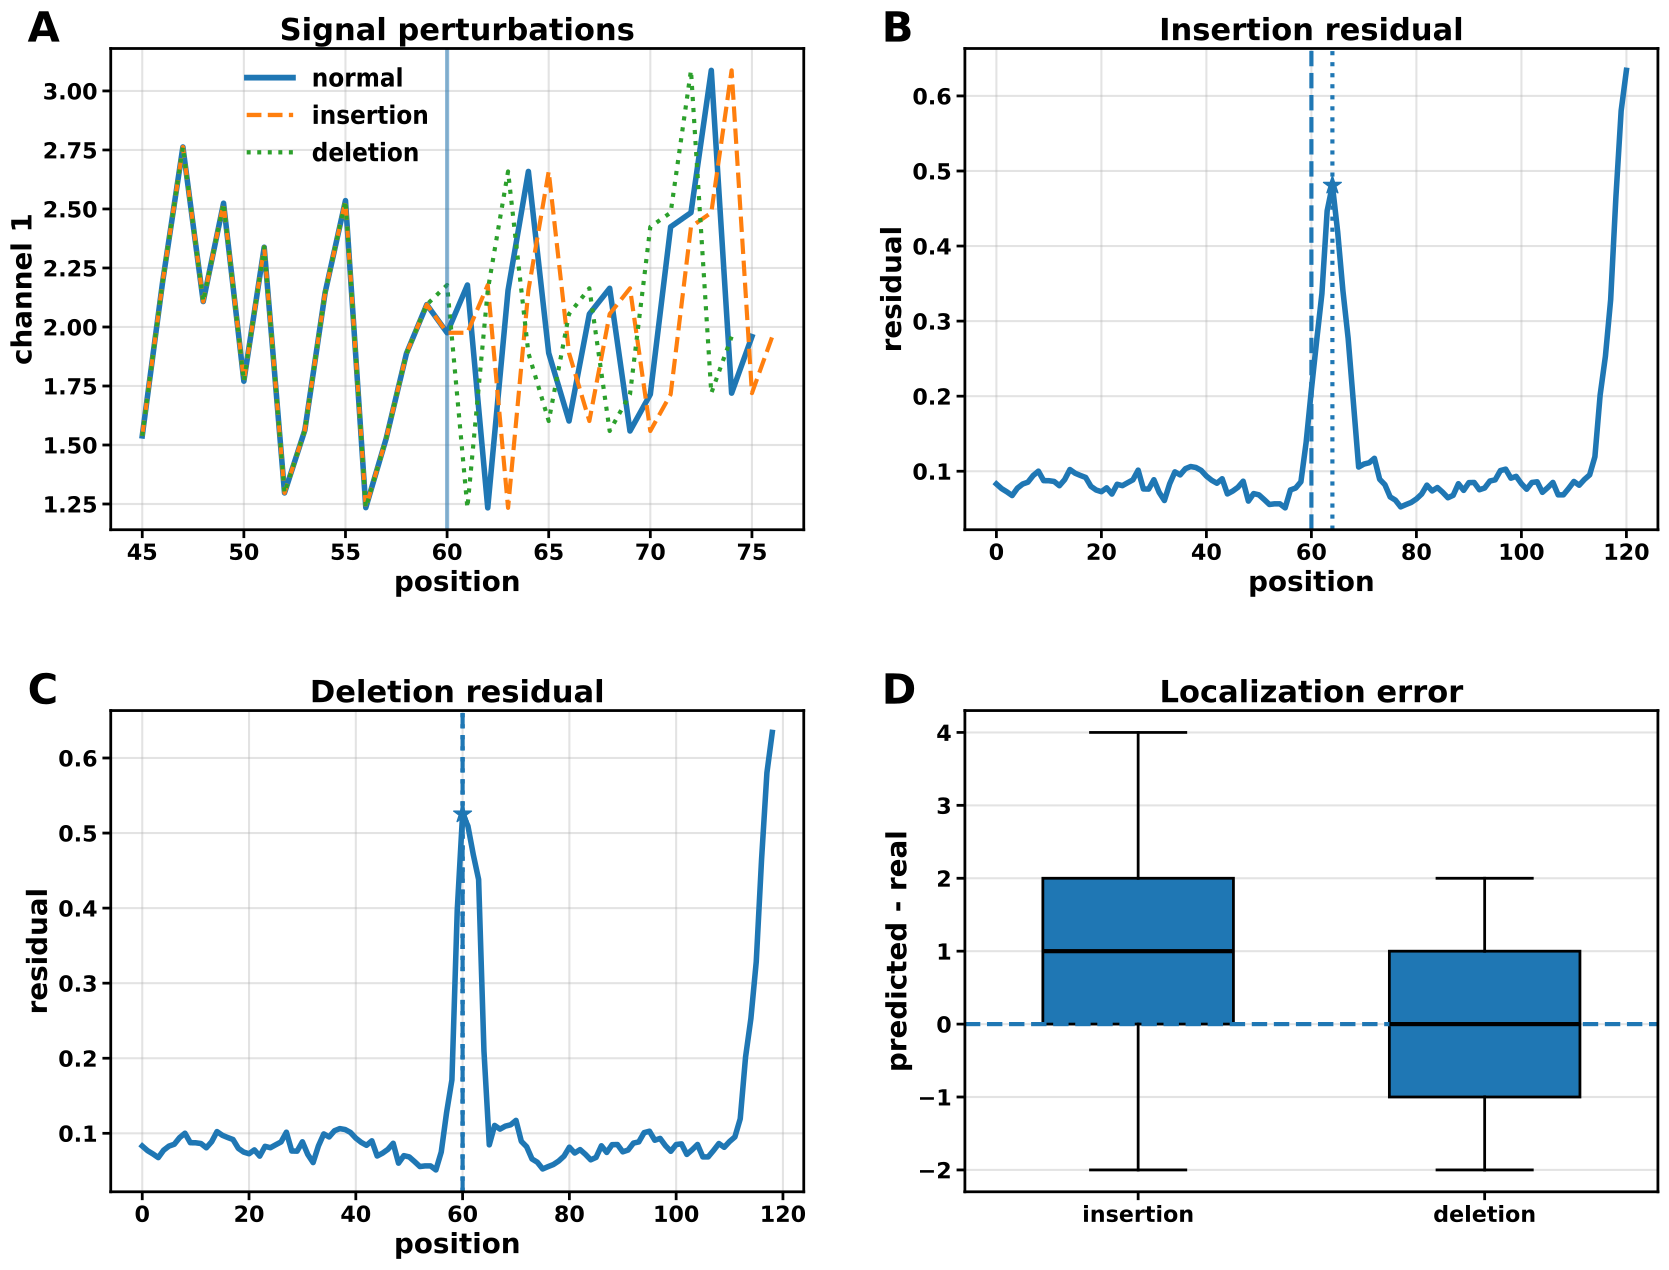

Write Python code to recreate this figure.
"""
Gera Figura 7 do paper:
Inserções/deleções simuladas no sinal como limitação do modelo.

Painéis:
A - Sinal normal, inserção e deleção
B - Resíduo para inserção
C - Resíduo para deleção
D - Localização do evento estimado vs evento real

Saídas:
figure_7_indel_limitation.svg
figure_7_indel_limitation.png
figure_7_indel_limitation_data.npz
"""

import numpy as np
import matplotlib.pyplot as plt
from itertools import product

plt.rcParams.update({
    "font.size": 18,
    "font.weight": "bold",
    "axes.labelweight": "bold",
    "axes.titleweight": "bold",
    "svg.fonttype": "none",
})


BASES = ["A", "T", "G", "C"]
BASE_TO_IDX = {b: i for i, b in enumerate(BASES)}

SEED = 7

N = 120
K = 5
C = 3
NOISE = 0.05

TRAIN_NUM = 200
TRAIN_LEN = 150
SAFE_MARGIN = 10

EVENT_POS = 60

REPEATS = 40
TOP_N_PEAKS = 10
MAX_EVENTS = 1
CLUSTER_DISTANCE = 4

TRUE_KERNEL = np.random.default_rng(SEED).random((K, 4, C))


def add_panel_label(ax, label):
    ax.text(
        -0.12, 1.08, label,
        transform=ax.transAxes,
        fontsize=30,
        fontweight="bold",
        va="top",
        ha="left"
    )


def generate_random_dna(n, rng):
    return "".join(rng.choice(BASES, size=n))


def one_hot_dna(seq):
    X = np.zeros((len(seq), 4))
    for i, b in enumerate(seq):
        X[i, BASE_TO_IDX[b]] = 1
    return X


def generate_signal(seq, kernel, noise=0.0, rng=None):
    if rng is None:
        rng = np.random.default_rng()

    X = one_hot_dna(seq)
    k, _, c = kernel.shape
    pad = k // 2

    Xpad = np.pad(X, ((pad, pad), (0, 0)), mode="constant")

    signal = []

    for i in range(len(seq)):
        window = Xpad[i:i + k]
        value = np.zeros(c)

        for ch in range(c):
            value[ch] = np.sum(window * kernel[:, :, ch])

        signal.append(value)

    signal = np.array(signal)

    if noise > 0:
        signal += rng.normal(0, noise, size=signal.shape)

    return signal


def build_design_matrix(seq, k):
    X = one_hot_dna(seq)
    pad = k // 2

    Xpad = np.pad(X, ((pad, pad), (0, 0)), mode="constant")

    rows = []

    for i in range(len(seq)):
        rows.append(Xpad[i:i + k].flatten())

    return np.array(rows)


def learn_kernel_from_data(seqs, signals, k, c):
    A_all = []
    Y_all = []

    for seq, sig in zip(seqs, signals):
        A_all.append(build_design_matrix(seq, k))
        Y_all.append(sig)

    A_all = np.vstack(A_all)
    Y_all = np.vstack(Y_all)

    W, _, _, _ = np.linalg.lstsq(A_all, Y_all, rcond=None)

    return W.reshape(k, 4, c)


def train_kernel(rng):
    seqs = []
    signals = []

    for _ in range(TRAIN_NUM):
        seq = generate_random_dna(TRAIN_LEN, rng)
        sig = generate_signal(seq, TRUE_KERNEL, noise=NOISE, rng=rng)

        seqs.append(seq)
        signals.append(sig)

    return learn_kernel_from_data(seqs, signals, K, C)


def kmer_signal(kmer, kernel):
    X = one_hot_dna(kmer)
    _, _, c = kernel.shape

    out = np.zeros(c)

    for ch in range(c):
        out[ch] = np.sum(X * kernel[:, :, ch])

    return out


def decode_signal_viterbi(signal, kernel):
    k = kernel.shape[0]
    pad = k // 2

    all_kmers = ["".join(p) for p in product(BASES, repeat=k)]
    kmer_values = {km: kmer_signal(km, kernel) for km in all_kmers}

    def score(km, s):
        return np.sum((kmer_values[km] - s) ** 2)

    dp = [{} for _ in range(len(signal))]
    back = [{} for _ in range(len(signal))]

    for km in all_kmers:
        dp[0][km] = score(km, signal[0])
        back[0][km] = None

    for t in range(1, len(signal)):
        for km in all_kmers:
            prefix = km[:-1]

            best_prev = None
            best_score = float("inf")

            for prev in all_kmers:
                if prev[1:] == prefix:
                    val = dp[t - 1][prev] + score(km, signal[t])

                    if val < best_score:
                        best_score = val
                        best_prev = prev

            dp[t][km] = best_score
            back[t][km] = best_prev

    last = min(dp[-1], key=dp[-1].get)

    path = [last]

    for t in range(len(signal) - 1, 0, -1):
        last = back[t][last]
        path.append(last)

    path = path[::-1]

    seq = path[0]

    for km in path[1:]:
        seq += km[-1]

    return seq[pad:pad + len(signal)]


def residual_map(signal, decoded_seq, kernel):
    predicted_signal = generate_signal(
        decoded_seq,
        kernel,
        noise=0.0,
        rng=np.random.default_rng(1)
    )

    m = min(len(signal), len(predicted_signal))

    residual = np.sqrt(
        np.sum((signal[:m] - predicted_signal[:m]) ** 2, axis=1)
    )

    return residual, predicted_signal[:m]


def smooth_signal_1d(x, window=5):
    pad = window // 2
    xpad = np.pad(x, (pad, pad), mode="edge")

    y = np.zeros_like(x)

    for i in range(len(x)):
        y[i] = np.mean(xpad[i:i + window])

    return y


def insert_signal_event(signal, pos):
    extra = signal[pos:pos + 1].copy()
    return np.vstack([signal[:pos], extra, signal[pos:]])


def delete_signal_event(signal, pos):
    return np.vstack([signal[:pos], signal[pos + 1:]])


def raw_peak_candidates(residual, top_n=TOP_N_PEAKS, margin=SAFE_MARGIN):
    candidates = []

    for i, r in enumerate(residual):
        if i < margin or i >= len(residual) - margin:
            continue

        candidates.append((i, float(r)))

    candidates.sort(key=lambda x: x[1], reverse=True)

    return candidates[:top_n]


def cluster_peak_candidates(candidates, residual, max_events=MAX_EVENTS, cluster_distance=CLUSTER_DISTANCE):
    clusters = []

    for pos, score in candidates:
        placed = False

        for cluster in clusters:
            if abs(pos - cluster["center"]) <= cluster_distance:
                cluster["positions"].append(pos)

                best_pos = max(cluster["positions"], key=lambda p: residual[p])
                cluster["center"] = int(best_pos)
                cluster["score"] = float(residual[best_pos])

                placed = True
                break

        if not placed:
            clusters.append({
                "positions": [pos],
                "center": int(pos),
                "score": float(score),
            })

    clusters.sort(key=lambda c: c["score"], reverse=True)
    clusters = clusters[:max_events]

    return [
        (c["center"], c["score"], sorted(c["positions"]))
        for c in clusters
    ]


def detect_event(residual):
    candidates = raw_peak_candidates(residual)
    events = cluster_peak_candidates(candidates, residual)

    if len(events) == 0:
        return None, candidates, events

    return int(events[0][0]), candidates, events


def analyze_single_example(learned_kernel, rng):
    dna = generate_random_dna(N, rng)
    clean_signal = generate_signal(dna, TRUE_KERNEL, noise=NOISE, rng=rng)

    signal_insert = insert_signal_event(clean_signal, EVENT_POS)
    signal_delete = delete_signal_event(clean_signal, EVENT_POS)

    decoded_insert = decode_signal_viterbi(signal_insert, learned_kernel)
    decoded_delete = decode_signal_viterbi(signal_delete, learned_kernel)

    residual_insert_raw, predicted_insert = residual_map(
        signal_insert,
        decoded_insert,
        learned_kernel
    )

    residual_delete_raw, predicted_delete = residual_map(
        signal_delete,
        decoded_delete,
        learned_kernel
    )

    residual_insert = smooth_signal_1d(residual_insert_raw, window=5)
    residual_delete = smooth_signal_1d(residual_delete_raw, window=5)

    pred_insert, candidates_insert, events_insert = detect_event(residual_insert)
    pred_delete, candidates_delete, events_delete = detect_event(residual_delete)

    return {
        "dna": dna,
        "clean_signal": clean_signal,
        "signal_insert": signal_insert,
        "signal_delete": signal_delete,
        "decoded_insert": decoded_insert,
        "decoded_delete": decoded_delete,
        "residual_insert": residual_insert,
        "residual_delete": residual_delete,
        "predicted_insert_signal": predicted_insert,
        "predicted_delete_signal": predicted_delete,
        "pred_insert": pred_insert,
        "pred_delete": pred_delete,
        "events_insert": events_insert,
        "events_delete": events_delete,
    }


def evaluate_indels(learned_kernel):
    insert_errors = []
    delete_errors = []
    insert_positions = []
    delete_positions = []

    for rep in range(REPEATS):
        rng = np.random.default_rng(SEED + 5000 + rep)

        result = analyze_single_example(learned_kernel, rng)

        if result["pred_insert"] is not None:
            insert_positions.append(result["pred_insert"])
            insert_errors.append(result["pred_insert"] - EVENT_POS)

        if result["pred_delete"] is not None:
            delete_positions.append(result["pred_delete"])
            delete_errors.append(result["pred_delete"] - EVENT_POS)

    return {
        "insert_positions": np.array(insert_positions),
        "delete_positions": np.array(delete_positions),
        "insert_errors": np.array(insert_errors),
        "delete_errors": np.array(delete_errors),
    }


def panel_a(ax, example):
    add_panel_label(ax, "A")
    ax.set_title("Signal perturbations", fontsize=22, fontweight="bold")

    start = EVENT_POS - 15
    end = EVENT_POS + 16

    x_clean = np.arange(len(example["clean_signal"]))
    x_insert = np.arange(len(example["signal_insert"]))
    x_delete = np.arange(len(example["signal_delete"]))

    ax.plot(
        x_clean[start:end],
        example["clean_signal"][start:end, 0],
        linewidth=4,
        label="normal"
    )

    ax.plot(
        x_insert[start:end + 1],
        example["signal_insert"][start:end + 1, 0],
        linewidth=3,
        linestyle="--",
        label="insertion"
    )

    ax.plot(
        x_delete[start:end - 1],
        example["signal_delete"][start:end - 1, 0],
        linewidth=3,
        linestyle=":",
        label="deletion"
    )

    ax.axvline(EVENT_POS, linewidth=3, alpha=0.5)

    ax.set_xlabel("position", fontsize=20, fontweight="bold")
    ax.set_ylabel("channel 1", fontsize=20, fontweight="bold")

    ax.legend(frameon=False, prop={"weight": "bold", "size": 15})
    ax.grid(True, linewidth=1.5, alpha=0.35)

    ax.tick_params(axis="both", labelsize=16, width=2, length=6)

    for label in ax.get_xticklabels() + ax.get_yticklabels():
        label.set_fontweight("bold")

    for spine in ax.spines.values():
        spine.set_linewidth(2)


def panel_b(ax, example):
    add_panel_label(ax, "B")
    ax.set_title("Insertion residual", fontsize=22, fontweight="bold")

    residual = example["residual_insert"]
    x = np.arange(len(residual))

    ax.plot(x, residual, linewidth=4)
    ax.axvline(EVENT_POS, linewidth=3, linestyle="--")
    ax.axvline(example["pred_insert"], linewidth=3, linestyle=":")

    ax.scatter(
        [example["pred_insert"]],
        [residual[example["pred_insert"]]],
        s=180,
        marker="*",
        zorder=6
    )

    ax.set_xlabel("position", fontsize=20, fontweight="bold")
    ax.set_ylabel("residual", fontsize=20, fontweight="bold")

    ax.grid(True, linewidth=1.5, alpha=0.35)

    ax.tick_params(axis="both", labelsize=16, width=2, length=6)

    for label in ax.get_xticklabels() + ax.get_yticklabels():
        label.set_fontweight("bold")

    for spine in ax.spines.values():
        spine.set_linewidth(2)


def panel_c(ax, example):
    add_panel_label(ax, "C")
    ax.set_title("Deletion residual", fontsize=22, fontweight="bold")

    residual = example["residual_delete"]
    x = np.arange(len(residual))

    ax.plot(x, residual, linewidth=4)
    ax.axvline(EVENT_POS, linewidth=3, linestyle="--")
    ax.axvline(example["pred_delete"], linewidth=3, linestyle=":")

    ax.scatter(
        [example["pred_delete"]],
        [residual[example["pred_delete"]]],
        s=180,
        marker="*",
        zorder=6
    )

    ax.set_xlabel("position", fontsize=20, fontweight="bold")
    ax.set_ylabel("residual", fontsize=20, fontweight="bold")

    ax.grid(True, linewidth=1.5, alpha=0.35)

    ax.tick_params(axis="both", labelsize=16, width=2, length=6)

    for label in ax.get_xticklabels() + ax.get_yticklabels():
        label.set_fontweight("bold")

    for spine in ax.spines.values():
        spine.set_linewidth(2)


def panel_d(ax, indel_stats):
    add_panel_label(ax, "D")
    ax.set_title("Localization error", fontsize=22, fontweight="bold")

    data = [
        indel_stats["insert_errors"],
        indel_stats["delete_errors"]
    ]

    bp = ax.boxplot(
        data,
        labels=["insertion", "deletion"],
        patch_artist=True,
        widths=0.55
    )

    for box in bp["boxes"]:
        box.set_linewidth(2)

    for median in bp["medians"]:
        median.set_linewidth(3)
        median.set_color("black")

    for whisker in bp["whiskers"]:
        whisker.set_linewidth(2)

    for cap in bp["caps"]:
        cap.set_linewidth(2)

    ax.axhline(0, linewidth=3, linestyle="--")

    ax.set_ylabel("predicted - real", fontsize=20, fontweight="bold")

    ax.grid(True, axis="y", linewidth=1.5, alpha=0.35)

    ax.tick_params(axis="both", labelsize=16, width=2, length=6)

    for label in ax.get_xticklabels() + ax.get_yticklabels():
        label.set_fontweight("bold")

    for spine in ax.spines.values():
        spine.set_linewidth(2)


def main():
    rng_train = np.random.default_rng(SEED)
    learned_kernel = train_kernel(rng_train)

    rng_example = np.random.default_rng(SEED + 999)
    example = analyze_single_example(learned_kernel, rng_example)

    indel_stats = evaluate_indels(learned_kernel)

    print("Event position:", EVENT_POS)
    print("Example predicted insertion:", example["pred_insert"])
    print("Example predicted deletion:", example["pred_delete"])
    print("Insertion errors:", indel_stats["insert_errors"])
    print("Deletion errors:", indel_stats["delete_errors"])

    fig, axes = plt.subplots(2, 2, figsize=(18, 14))

    panel_a(axes[0, 0], example)
    panel_b(axes[0, 1], example)
    panel_c(axes[1, 0], example)
    panel_d(axes[1, 1], indel_stats)

    plt.tight_layout(pad=3.0)

    plt.savefig(
        "figure_7_indel_limitation.svg",
        format="svg",
        dpi=600,
        bbox_inches="tight"
    )

    plt.savefig(
        "figure_7_indel_limitation.png",
        format="png",
        dpi=600,
        bbox_inches="tight"
    )

    np.savez(
        "figure_7_indel_limitation_data.npz",
        event_pos=EVENT_POS,
        clean_signal=example["clean_signal"],
        signal_insert=example["signal_insert"],
        signal_delete=example["signal_delete"],
        residual_insert=example["residual_insert"],
        residual_delete=example["residual_delete"],
        pred_insert=example["pred_insert"],
        pred_delete=example["pred_delete"],
        insert_errors=indel_stats["insert_errors"],
        delete_errors=indel_stats["delete_errors"]
    )

    print("\nArquivos salvos:")
    print("figure_7_indel_limitation.svg")
    print("figure_7_indel_limitation.png")
    print("figure_7_indel_limitation_data.npz")


if __name__ == "__main__":
    main()
